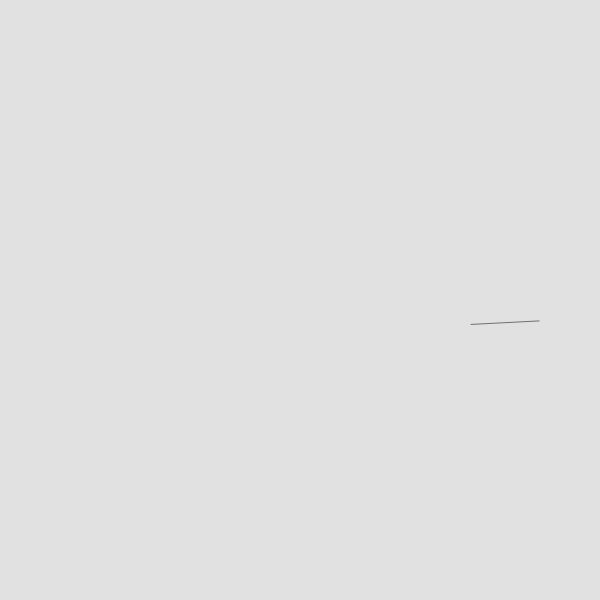
Frame 1 (no input)
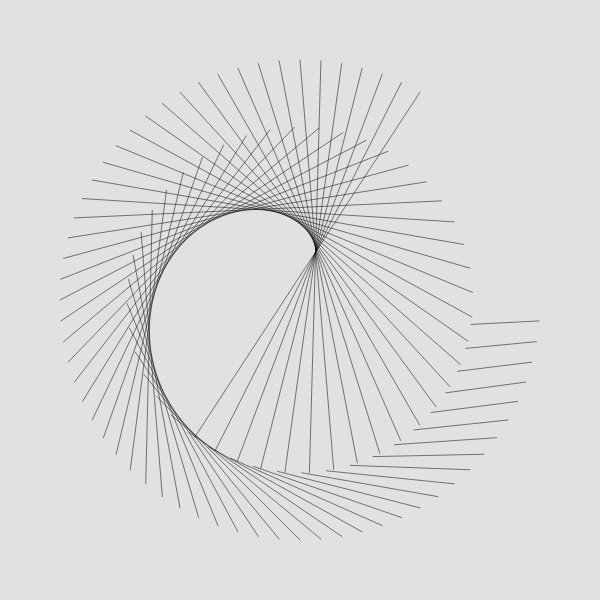
Frame 60 (no input)
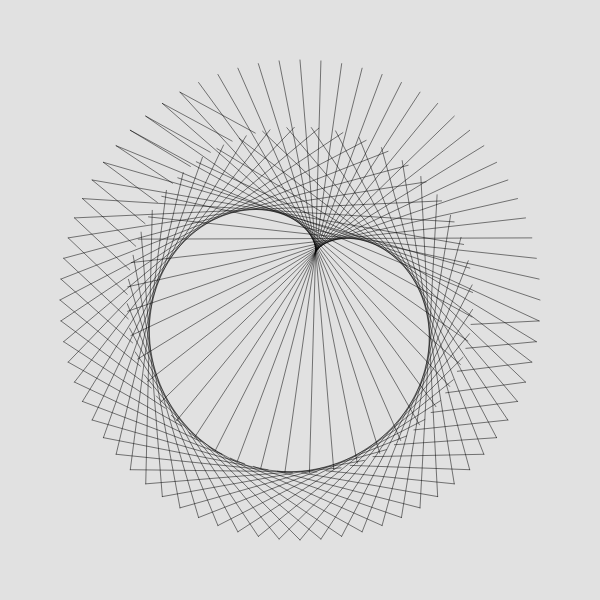
Frame 120 (the mouse pressed at the canvas centre since frame 60)

The p5.js sketch that drew these frames (run headless with seeded random() and noise() and a simulated clock; from frame 60 on, the mouse is pressed at the canvas centre):

// p5.js sketch
// ── sketch.js
let rEarth, rVenus, avEarth, avVenus, scl;


function setup() {
  createCanvas(600,600);
  background(225);
  angleMode(DEGREES);

  stroke(0,128);
  rEarth = 1;
  rVenus = 0.72;

  avEarth = 1;
  avVenus = 13/8;

  scl = width/2*0.8;


}

function draw() {

  translate(width/2, height/2);

  xEarth = rEarth*scl*cos(avEarth*frameCount*5);
  yEarth = rEarth*scl*sin(avEarth*frameCount*5);

  xVenus = rVenus*scl*cos(avVenus*frameCount*5);
  yVenus = rVenus*scl*sin(avVenus*frameCount*5);

  line(xEarth,yEarth,xVenus,yVenus);


}
